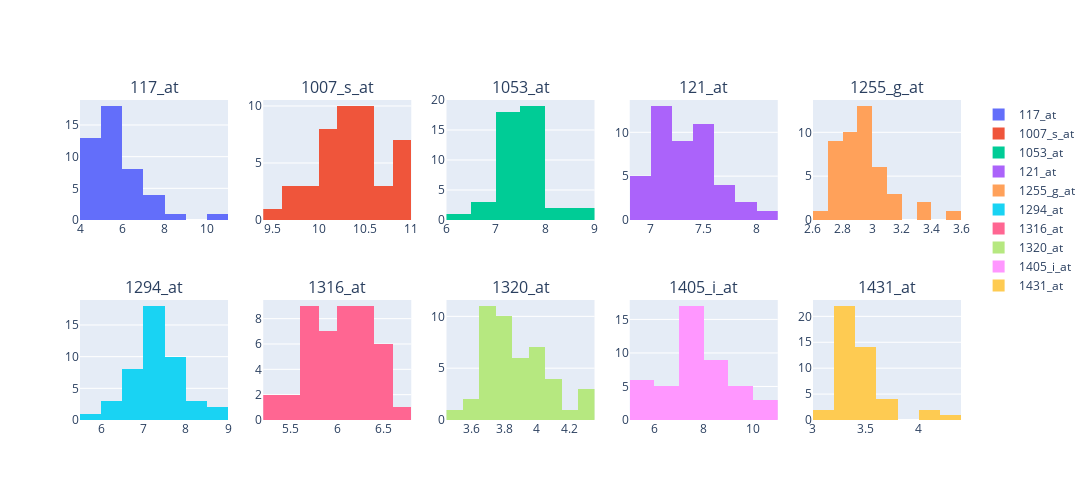

The notebook cell this image was saved under:
### Code cell
eda.hist_subplots(sample_df, columns=5, width=250, height=250)

### Figure 1 — Plotly figure (JSON) as saved in the notebook; plotly's stock layout.template omitted (floating-point values rounded to 4 significant figures)
{"data": [{"name": "117_at", "type": "histogram", "x": [7.474, 5.253, 5.775, 4.613, 6.278, 5.174, 4.895, 10.37, 5.35, 5.407, 5.703, 4.847, 4.651, 4.472, 6.344, 6.21, 5.774, 8.662, 4.952, 4.72, 7.006, 4.944, 5.866, 5.111, 5.618, 6.42, 4.903, 4.636, 5.143, 7.356, 5.568, 4.836, 4.66, 5.369, 5.43, 5.696, 4.5, 5.478, 5.29, 7.229, 5.023, 6.468, 6.53, 6.66, 6.864], "xaxis": "x", "yaxis": "y"}, {"name": "1007_s_at", "type": "histogram", "x": [9.655, 10.15, 10.3, 10.6, 10.26, 10.74, 10.35, 10.76, 10.85, 10.59, 10.31, 9.93, 10.17, 10.61, 9.994, 10.29, 9.619, 10.43, 10.14, 10.53, 10.03, 10.38, 10.25, 10.08, 10.4, 10.23, 10.55, 10.06, 10.11, 10.98, 10.45, 10.34, 10.91, 10.86, 10.86, 9.842, 11.0, 10.93, 10.43, 9.579, 10.41, 10.21, 10.17, 10.58, 9.672], "xaxis": "x2", "yaxis": "y2"}, {"name": "1053_at", "type": "histogram", "x": [7.433, 8.271, 7.068, 7.446, 7.889, 6.589, 7.32, 7.238, 7.257, 7.776, 7.477, 7.454, 7.656, 6.754, 7.706, 7.651, 7.137, 7.513, 7.655, 7.858, 8.554, 7.989, 7.141, 6.119, 6.969, 7.505, 7.87, 7.701, 7.523, 8.81, 7.385, 7.472, 7.751, 7.43, 7.768, 7.496, 7.453, 7.57, 7.59, 8.273, 7.934, 7.45, 7.616, 7.327, 7.041], "xaxis": "x3", "yaxis": "y3"}, {"name": "121_at", "type": "histogram", "x": [7.037, 7.369, 7.717, 7.071, 7.216, 7.206, 7.556, 7.684, 7.275, 6.898, 7.35, 7.424, 7.188, 7.513, 6.893, 7.11, 7.589, 7.046, 7.303, 7.598, 7.731, 7.448, 7.103, 7.268, 6.897, 7.114, 7.463, 7.413, 6.936, 7.036, 7.875, 7.92, 7.197, 7.617, 7.068, 7.017, 8.032, 7.038, 7.479, 7.24, 7.166, 7.206, 7.477, 6.951, 7.505], "xaxis": "x4", "yaxis": "y4"}, {"name": "1255_g_at", "type": "histogram", "x": [3.022, 2.936, 3.573, 2.913, 2.911, 3.09, 3.054, 2.837, 2.746, 2.881, 2.859, 2.817, 2.796, 3.01, 3.119, 2.959, 2.866, 2.651, 2.916, 2.77, 2.954, 2.797, 3.384, 2.741, 2.886, 2.951, 3.067, 3.186, 3.377, 2.976, 2.992, 2.888, 2.797, 2.807, 3.037, 2.823, 2.788, 2.948, 2.865, 2.754, 2.985, 2.97, 2.972, 3.186, 2.773], "xaxis": "x5", "yaxis": "y5"}, {"name": "1294_at", "type": "histogram", "x": [8.279, 7.197, 6.694, 7.596, 7.88, 7.647, 7.085, 8.97, 7.313, 7.106, 6.879, 6.609, 7.224, 7.829, 7.164, 6.864, 7.559, 5.993, 8.123, 7.292, 7.184, 6.973, 7.278, 8.101, 7.777, 7.187, 6.983, 7.51, 7.412, 6.49, 6.835, 7.628, 8.618, 6.194, 6.399, 7.116, 7.744, 6.6, 7.023, 7.089, 7.375, 7.173, 7.683, 7.002, 7.397], "xaxis": "x6", "yaxis": "y6"}, {"name": "1316_at", "type": "histogram", "x": [5.345, 5.994, 6.133, 5.989, 5.666, 6.622, 6.288, 6.081, 5.941, 5.791, 6.137, 6.456, 6.057, 6.217, 6.391, 6.324, 6.325, 5.285, 5.967, 6.529, 6.294, 5.739, 5.678, 5.658, 6.429, 6.179, 5.781, 5.766, 5.804, 5.819, 6.14, 6.061, 6.33, 6.179, 5.778, 6.22, 5.793, 6.167, 6.491, 5.436, 5.539, 6.345, 6.45, 5.989, 6.466], "xaxis": "x7", "yaxis": "y7"}, {"name": "1320_at", "type": "histogram", "x": [4.308, 3.755, 3.859, 3.738, 4.021, 4.046, 3.707, 4.14, 3.765, 4.019, 3.864, 3.815, 4.333, 4.049, 4.202, 3.683, 3.845, 4.047, 3.846, 4.092, 3.986, 3.587, 4.142, 3.98, 3.675, 3.689, 3.784, 3.83, 3.791, 4.258, 3.735, 3.729, 3.701, 3.65, 3.499, 3.845, 3.629, 3.869, 3.929, 3.88, 4.074, 3.72, 3.681, 3.783, 3.859], "xaxis": "x8", "yaxis": "y8"}, {"name": "1405_i_at", "type": "histogram", "x": [10.06, 8.94, 6.733, 9.684, 10.31, 7.065, 7.279, 10.46, 6.279, 7.346, 8.281, 5.06, 7.11, 7.264, 8.295, 7.008, 9.403, 5.336, 7.828, 6.971, 9.058, 7.266, 7.361, 9.141, 8.638, 9.067, 6.688, 5.47, 7.796, 8.686, 7.569, 7.83, 5.967, 5.763, 7.329, 7.196, 6.951, 5.788, 7.422, 7.733, 7.056, 8.988, 8.691, 8.221, 8.293], "xaxis": "x9", "yaxis": "y9"}, {"name": "1431_at", "type": "histogram", "x": [4.08, 3.711, 3.327, 3.625, 4.392, 3.221, 3.696, 3.418, 3.636, 3.467, 3.223, 3.28, 3.461, 3.409, 3.114, 3.31, 3.216, 3.382, 3.377, 3.57, 3.309, 3.33, 3.338, 3.221, 3.415, 3.306, 3.349, 3.408, 3.568, 3.417, 3.56, 3.161, 3.295, 3.356, 3.391, 3.316, 3.244, 3.55, 3.208, 3.379, 4.172, 3.477, 3.452, 3.272, 3.503], "xaxis": "x10", "yaxis": "y10"}], "layout": {"annotations": [{"font": {"size": 16}, "showarrow": false, "text": "117_at", "x": 0.084, "xanchor": "center", "xref": "paper", "y": 1, "yanchor": "bottom", "yref": "paper"}, {"font": {"size": 16}, "showarrow": false, "text": "1007_s_at", "x": 0.292, "xanchor": "center", "xref": "paper", "y": 1, "yanchor": "bottom", "yref": "paper"}, {"font": {"size": 16}, "showarrow": false, "text": "1053_at", "x": 0.5, "xanchor": "center", "xref": "paper", "y": 1, "yanchor": "bottom", "yref": "paper"}, {"font": {"size": 16}, "showarrow": false, "text": "121_at", "x": 0.708, "xanchor": "center", "xref": "paper", "y": 1, "yanchor": "bottom", "yref": "paper"}, {"font": {"size": 16}, "showarrow": false, "text": "1255_g_at", "x": 0.916, "xanchor": "center", "xref": "paper", "y": 1, "yanchor": "bottom", "yref": "paper"}, {"font": {"size": 16}, "showarrow": false, "text": "1294_at", "x": 0.084, "xanchor": "center", "xref": "paper", "y": 0.375, "yanchor": "bottom", "yref": "paper"}, {"font": {"size": 16}, "showarrow": false, "text": "1316_at", "x": 0.292, "xanchor": "center", "xref": "paper", "y": 0.375, "yanchor": "bottom", "yref": "paper"}, {"font": {"size": 16}, "showarrow": false, "text": "1320_at", "x": 0.5, "xanchor": "center", "xref": "paper", "y": 0.375, "yanchor": "bottom", "yref": "paper"}, {"font": {"size": 16}, "showarrow": false, "text": "1405_i_at", "x": 0.708, "xanchor": "center", "xref": "paper", "y": 0.375, "yanchor": "bottom", "yref": "paper"}, {"font": {"size": 16}, "showarrow": false, "text": "1431_at", "x": 0.916, "xanchor": "center", "xref": "paper", "y": 0.375, "yanchor": "bottom", "yref": "paper"}], "height": 500, "showlegend": true, "width": 1250, "xaxis": {"anchor": "y", "domain": [0, 0.168]}, "xaxis10": {"anchor": "y10", "domain": [0.832, 1]}, "xaxis2": {"anchor": "y2", "domain": [0.208, 0.376]}, "xaxis3": {"anchor": "y3", "domain": [0.416, 0.584]}, "xaxis4": {"anchor": "y4", "domain": [0.624, 0.792]}, "xaxis5": {"anchor": "y5", "domain": [0.832, 1]}, "xaxis6": {"anchor": "y6", "domain": [0, 0.168]}, "xaxis7": {"anchor": "y7", "domain": [0.208, 0.376]}, "xaxis8": {"anchor": "y8", "domain": [0.416, 0.584]}, "xaxis9": {"anchor": "y9", "domain": [0.624, 0.792]}, "yaxis": {"anchor": "x", "domain": [0.625, 1]}, "yaxis10": {"anchor": "x10", "domain": [0, 0.375]}, "yaxis2": {"anchor": "x2", "domain": [0.625, 1]}, "yaxis3": {"anchor": "x3", "domain": [0.625, 1]}, "yaxis4": {"anchor": "x4", "domain": [0.625, 1]}, "yaxis5": {"anchor": "x5", "domain": [0.625, 1]}, "yaxis6": {"anchor": "x6", "domain": [0, 0.375]}, "yaxis7": {"anchor": "x7", "domain": [0, 0.375]}, "yaxis8": {"anchor": "x8", "domain": [0, 0.375]}, "yaxis9": {"anchor": "x9", "domain": [0, 0.375]}}}
